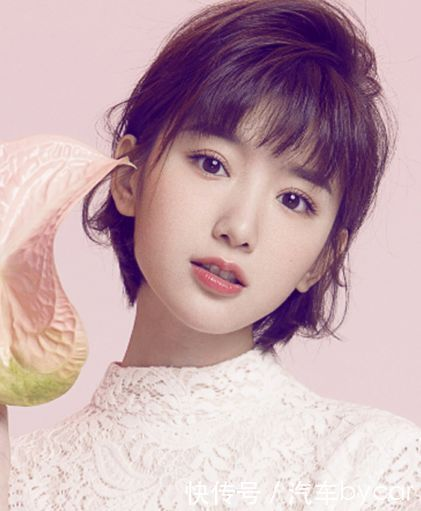
#> input picture resource/girl.jpg, 421 x 511 px
$ python tutorial_16.py
#> lines starting #> are read from the running program, lines starting #| are printed output that depends on the picture
#> further down, src is the input picture: shape (511, 421, 3); mean B, G, R 173.9, 167.8, 196.1
# P19图像梯度
# 一阶导数和soble算子
# 二阶导数和拉普拉斯算子

import cv2 as cv
import numpy as np


def sobel_demo(image):
    # grad_x = cv.Sobel(image, cv.CV_32F, 1, 0)
    # grad_y = cv.Sobel(image, cv.CV_32F, 0, 1)
    grad_x = cv.Scharr(image, cv.CV_32F, 1, 0)
    grad_y = cv.Scharr(image, cv.CV_32F, 0, 1)
    # dst = (unchar)saturate(alpha*src + beta)
    gradx = cv.convertScaleAbs(grad_x)
    grady = cv.convertScaleAbs(grad_y)
    cv.imshow("grad_x", gradx)
    cv.imshow("grad_y", grady)

    gradxy = cv.addWeighted(gradx, 0.5, grady, 0.5, 0)
    cv.imshow("grad_xy", gradxy)


def lapalian_demo(image):
    # dst = cv.Laplacian(image, cv.CV_32F)
    # lpls = cv.convertScaleAbs(dst)
    kernel = np.array([[0, 1, 0], [1, -4, 1], [0, 1, 0]])
    dst = cv.filter2D(image, cv.CV_32F, kernel=kernel)
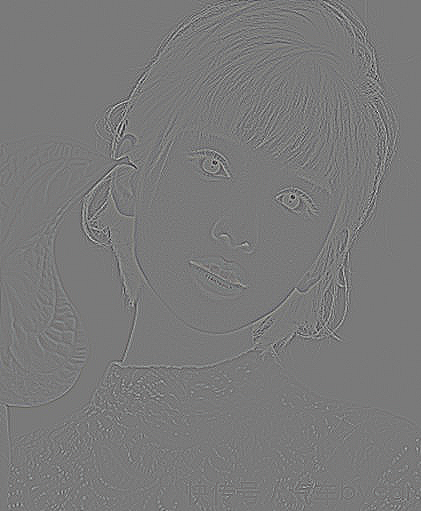
#> dst: shape (511, 421, 3) float32; mean B, G, R 0, 0, 0; drawn with min black and max white
    dst = cv.convertScaleAbs(dst)
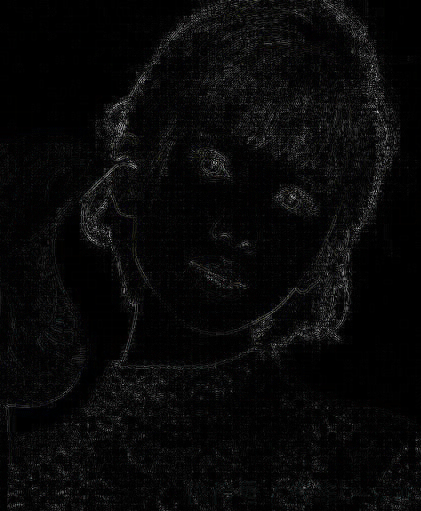
#> dst: shape (511, 421, 3); mean B, G, R 8.3, 8.3, 8.3
    # cv.imshow("lapalian_demo", lpls)
    cv.imshow("lapalian_demo", dst)


print("-------------hello python-----------------")
src = cv.imread("./resource/girl.jpg")
cv.namedWindow("input image", cv.WINDOW_AUTOSIZE)
cv.imshow("input image", src)
lapalian_demo(src)
cv.waitKey(0)

cv.destroyAllWindows()
